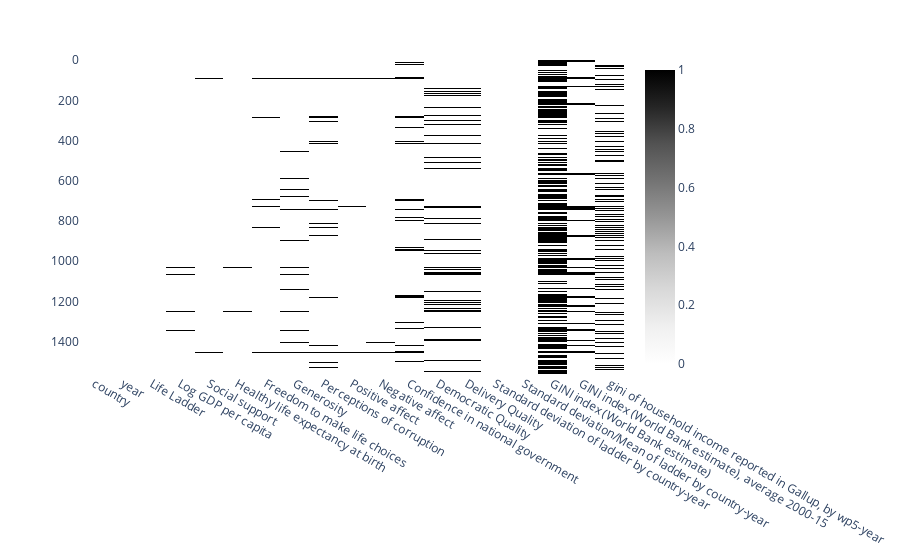

The code cell stored with this chart in its notebook:
### Markdown cell above
5. Please share one question that you still have about the data itself. <br>
<b>One question I still have about the data is where the null values are from, assuming that the surveys were always standardized. Why do some rows have multiple missing values if all countries were given the same questions?</b>
6. What is the observational unit in the data?<br>
<b>The observational unit in the data is the country.</b>

### Code cell
# 1. Calculate the percent of missingness of each variable in the data
missingness = (happiness_orig.isnull().sum() * 100.0 / len(happiness_orig)).sort_values(ascending=False)
print(missingness)
# 2. Visualize the percent of missingness of each variable in a heatmap
px.imshow(happiness_orig.isna().astype(int),
          color_continuous_scale='Greys')

### Figure 1 — Plotly figure (JSON) as saved in the notebook; plotly's stock layout.template omitted (floating-point values rounded to 4 significant figures; data arrays with more than 128 entries replaced by an {"elided": "..."} marker saying what was removed)
{"data": [{"coloraxis": "coloraxis", "hovertemplate": "x: %{x}<br>y: %{y}<br>color: %{z}<extra></extra>", "name": "0", "type": "heatmap", "x": ["country", "year", "Life Ladder", "Log GDP per capita", "Social support", "Healthy life expectancy at birth", "Freedom to make life choices", "Generosity", "Perceptions of corruption", "Positive affect", "Negative affect", "Confidence in national government", "Democratic Quality", "Delivery Quality", "Standard deviation of ladder by country-year", "Standard deviation/Mean of ladder by country-year", "GINI index (World Bank estimate)", "GINI index (World Bank estimate), average 2000-15", "gini of household income reported in Gallup, by wp5-year"], "xaxis": "x", "y": {"elided": "1562 int values"}, "yaxis": "y", "z": {"elided": "1562x19 int values"}}], "layout": {"autosize": true, "coloraxis": {"colorscale": [[0, "rgb(255,255,255)"], [0.125, "rgb(240,240,240)"], [0.25, "rgb(217,217,217)"], [0.375, "rgb(189,189,189)"], [0.5, "rgb(150,150,150)"], [0.625, "rgb(115,115,115)"], [0.75, "rgb(82,82,82)"], [0.875, "rgb(37,37,37)"], [1, "rgb(0, 0, 0)"]]}, "margin": {"t": 60}, "xaxis": {"anchor": "y", "autorange": true, "constrain": "domain", "domain": [0, 1], "range": [-0.5, 18.5], "scaleanchor": "y", "type": "category"}, "yaxis": {"anchor": "x", "autorange": true, "constrain": "domain", "domain": [0, 1], "range": [1562.0, -0.5], "type": "linear"}}}
